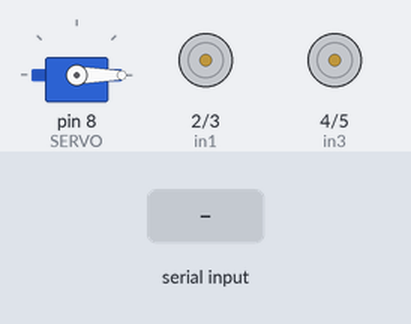
The sketch below on a simulated Arduino Uno, built with avr-gcc and run on an emulated ATmega328P. On the bench: servo, motor-driver pin pairs drawn as motors (green arrow = first pin HIGH = forward, orange = second pin HIGH = backward, longer = more drive). The test bench sets the inputs (shaded band).

Above: at 1.2 s.
1.3 s: "F" received over Serial
At 1.9 s:
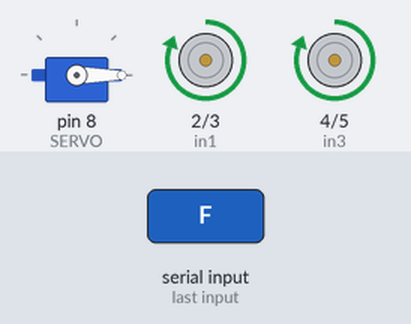
2.8 s: "B" received over Serial
At 3.1 s:
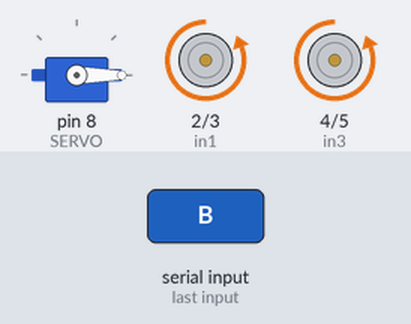
4.3 s: "R" received over Serial
At 5.4 s:
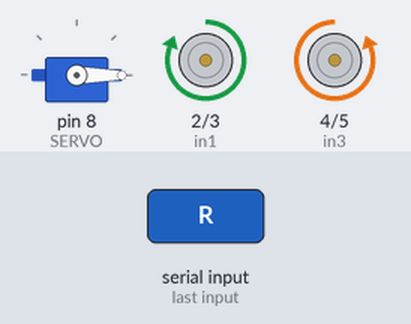
5.8 s: "L" received over Serial
At 6.6 s:
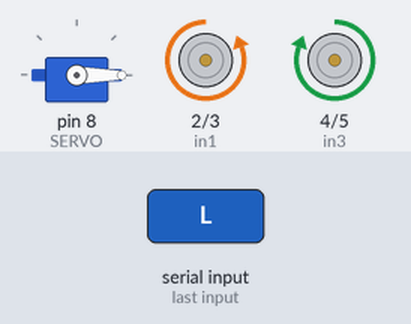
7.3 s: "X" received over Serial
At 7.9 s:
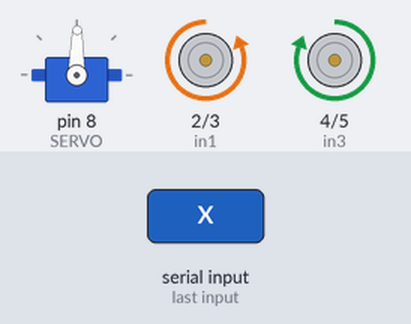
8.8 s: "S" received over Serial
At 10.0 s:
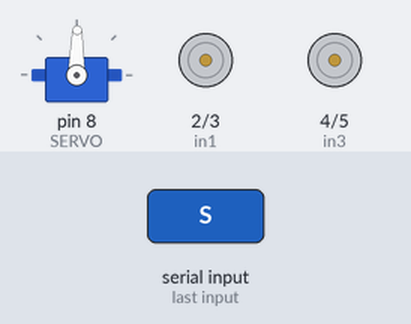
Timing chart, 0 to 11.3 s (numbered marks = the images above; inputs shaded):
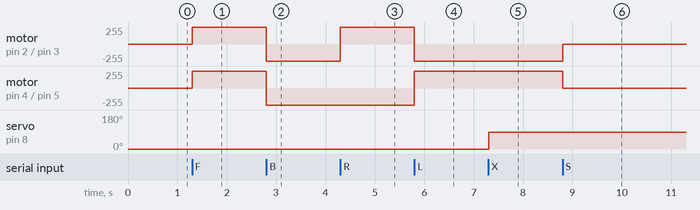

Measured:
- after the input at 1.3 s, motor on pin 2 (in1) / pin 3 (in2), motor on pin 4 (in3) / pin 5 (in4): stopped → forward 255/255 at once
- after the input at 2.8 s, motor on pin 2 (in1) / pin 3 (in2), motor on pin 4 (in3) / pin 5 (in4): forward 255/255 → backward 255/255 at once
- after the input at 4.3 s, motor on pin 2 (in1) / pin 3 (in2): backward 255/255 → forward 255/255 at once
- after the input at 5.8 s, motor on pin 2 (in1) / pin 3 (in2): forward 255/255 → backward 255/255 at once; motor on pin 4 (in3) / pin 5 (in4): backward 255/255 → forward 255/255 at once
- after the input at 7.3 s, servo on pin 8 (SERVO): 0° → 89° at once
- after the input at 8.8 s, motor on pin 2 (in1) / pin 3 (in2): backward 255/255 → stopped at once; motor on pin 4 (in3) / pin 5 (in4): forward 255/255 → stopped at once

The sketch:

Prog_Sumo.ino
```cpp
#include <Servo.h>

#define SERVO 8

Servo s;
int pos;

char letra;
int in1 = 2;
int in2 = 3;
int in3 = 4;
int in4 = 5;

void setup() {
 Serial.begin(9600);
 pinMode(in1,OUTPUT);
 pinMode(in2,OUTPUT);
 pinMode(in3,OUTPUT);
 pinMode(in4,OUTPUT);
 s.attach(SERVO);
 s.write(0);
}

void loop() {
  letra = Serial.read();

  if(letra == 'F'){
    digitalWrite(in1,HIGH);
    digitalWrite(in2,LOW);
    digitalWrite(in3,HIGH);
    digitalWrite(in4,LOW);
  }
 else if(letra == 'B'){
    digitalWrite(in1,LOW);
    digitalWrite(in2,HIGH);
    digitalWrite(in3,LOW);
    digitalWrite(in4,HIGH);
  }
 else if(letra == 'R'){
    digitalWrite(in1,HIGH);
    digitalWrite(in2,LOW);
    digitalWrite(in3,LOW);
    digitalWrite(in4,HIGH);
  }
 else if(letra == 'L'){
    digitalWrite(in1,LOW);
    digitalWrite(in2,HIGH);
    digitalWrite(in3,HIGH);
    digitalWrite(in4,LOW);
  }
 else if(letra == 'S'){
    digitalWrite(in1,LOW);
    digitalWrite(in2,LOW);
    digitalWrite(in3,LOW);
    digitalWrite(in4,LOW);
  }
   else if(letra == 'X'){

  for(pos = 0; pos < 90; pos++)
  {
    s.write(pos);
  }
   }
     else if(letra == 'x'){

for(pos = 90; pos >= 0; pos--)
  {
    s.write(pos);
  }
}
}
```
